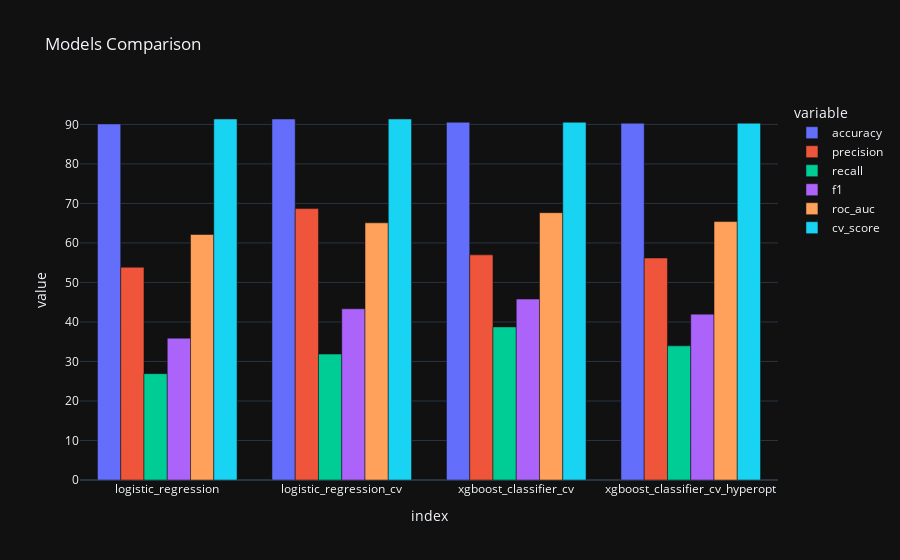

This figure's notebook cell:
### Markdown cell above
# Models Comparison

### Code cell
# Plot the models' performance
# TODO: fix labels
figure = ex.bar(performance,
                x=performance.index,
                y=performance.columns.values,
                labels={'x': 'Model', 'y': 'Performance'},
                barmode='group',
                title='Models Comparison',
                template='plotly_dark')

figure.show()

### Figure 1 — Plotly figure (JSON) as saved in the notebook; plotly's stock layout.template omitted (floating-point values rounded to 4 significant figures)
{"data": [{"alignmentgroup": "True", "hovertemplate": "variable=accuracy<br>index=%{x}<br>value=%{y}<extra></extra>", "legendgroup": "accuracy", "marker": {"color": "#636efa", "pattern": {"shape": ""}}, "name": "accuracy", "offsetgroup": "accuracy", "orientation": "v", "showlegend": true, "textposition": "auto", "type": "bar", "x": ["logistic_regression", "logistic_regression_cv", "xgboost_classifier_cv", "xgboost_classifier_cv_hyperopt"], "xaxis": "x", "y": [90.12, 91.37, 90.54, 90.3], "yaxis": "y"}, {"alignmentgroup": "True", "hovertemplate": "variable=precision<br>index=%{x}<br>value=%{y}<extra></extra>", "legendgroup": "precision", "marker": {"color": "#EF553B", "pattern": {"shape": ""}}, "name": "precision", "offsetgroup": "precision", "orientation": "v", "showlegend": true, "textposition": "auto", "type": "bar", "x": ["logistic_regression", "logistic_regression_cv", "xgboost_classifier_cv", "xgboost_classifier_cv_hyperopt"], "xaxis": "x", "y": [53.85, 68.69, 56.98, 56.18], "yaxis": "y"}, {"alignmentgroup": "True", "hovertemplate": "variable=recall<br>index=%{x}<br>value=%{y}<extra></extra>", "legendgroup": "recall", "marker": {"color": "#00cc96", "pattern": {"shape": ""}}, "name": "recall", "offsetgroup": "recall", "orientation": "v", "showlegend": true, "textposition": "auto", "type": "bar", "x": ["logistic_regression", "logistic_regression_cv", "xgboost_classifier_cv", "xgboost_classifier_cv_hyperopt"], "xaxis": "x", "y": [26.92, 31.87, 38.75, 33.96], "yaxis": "y"}, {"alignmentgroup": "True", "hovertemplate": "variable=f1<br>index=%{x}<br>value=%{y}<extra></extra>", "legendgroup": "f1", "marker": {"color": "#ab63fa", "pattern": {"shape": ""}}, "name": "f1", "offsetgroup": "f1", "orientation": "v", "showlegend": true, "textposition": "auto", "type": "bar", "x": ["logistic_regression", "logistic_regression_cv", "xgboost_classifier_cv", "xgboost_classifier_cv_hyperopt"], "xaxis": "x", "y": [35.9, 43.34, 45.79, 41.98], "yaxis": "y"}, {"alignmentgroup": "True", "hovertemplate": "variable=roc_auc<br>index=%{x}<br>value=%{y}<extra></extra>", "legendgroup": "roc_auc", "marker": {"color": "#FFA15A", "pattern": {"shape": ""}}, "name": "roc_auc", "offsetgroup": "roc_auc", "orientation": "v", "showlegend": true, "textposition": "auto", "type": "bar", "x": ["logistic_regression", "logistic_regression_cv", "xgboost_classifier_cv", "xgboost_classifier_cv_hyperopt"], "xaxis": "x", "y": [62.14, 65.09, 67.66, 65.41], "yaxis": "y"}, {"alignmentgroup": "True", "hovertemplate": "variable=cv_score<br>index=%{x}<br>value=%{y}<extra></extra>", "legendgroup": "cv_score", "marker": {"color": "#19d3f3", "pattern": {"shape": ""}}, "name": "cv_score", "offsetgroup": "cv_score", "orientation": "v", "showlegend": true, "textposition": "auto", "type": "bar", "x": ["logistic_regression", "logistic_regression_cv", "xgboost_classifier_cv", "xgboost_classifier_cv_hyperopt"], "xaxis": "x", "y": [91.37, 91.37, 90.54, 90.3], "yaxis": "y"}], "layout": {"autosize": true, "barmode": "group", "legend": {"title": {"text": "variable"}, "tracegroupgap": 0}, "title": {"text": "Models Comparison"}, "xaxis": {"anchor": "y", "autorange": true, "domain": [0, 1], "range": [-0.5, 3.5], "title": {"text": "index"}, "type": "category"}, "yaxis": {"anchor": "x", "autorange": true, "domain": [0, 1], "range": [0, 96.18], "title": {"text": "value"}, "type": "linear"}}}
